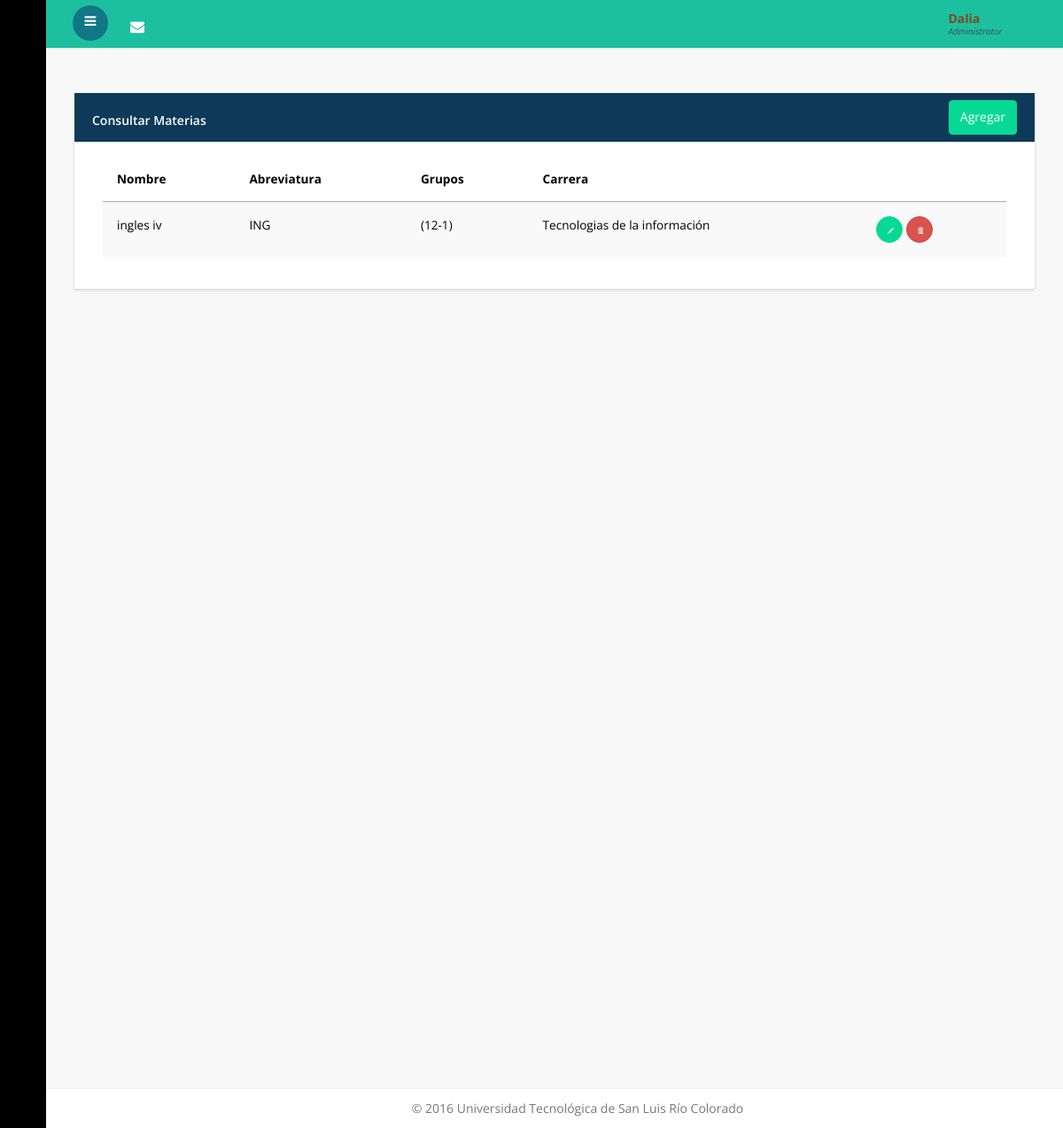
The app's page /materias/consultar, older data.
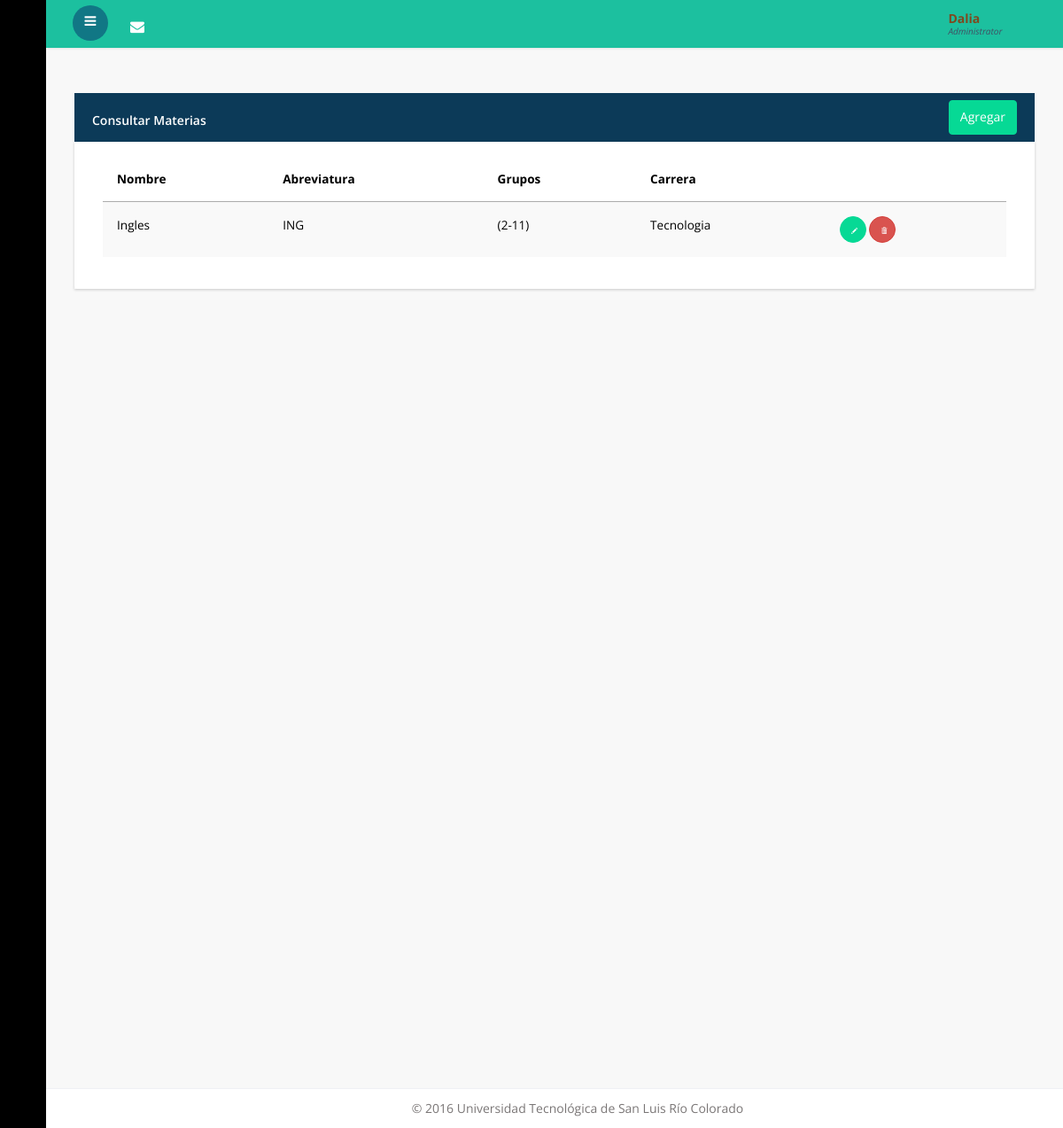
The same page, newer data.
### main/models.py (models this page shows, shortened)
class Materia(models.Model):
	Nombre = models.CharField(null=False, max_length=100)
	Abrev_materia = models.CharField("Abreviatura",null=True, max_length=10)
	Grupos = models.ManyToManyField(Grupo)
	Carrera = models.ForeignKey(Carrera,null=True)

class Grupo(models.Model):
	Grupo = models.CharField(null=True, max_length=100)
	Cuatrimestre = models.IntegerField(null=False,default=0)

class Carrera(models.Model):
	Nombre = models.CharField(null=False, max_length=100)
	Abrev_carrera = models.CharField("Abreviatura",null=False, max_length=10)

### main/views.py (the view)
# urls.py: url(r'^materias/consultar$', views.MateriaConsultar, name='materia_consultar'),
def MateriaConsultar(request):
    materias = models.Materia.objects.all().order_by('Nombre')
    return render(request, 'Administrativo/materias/consultar.html', {'materias' : materias})

### templates/administrativo/materias/consultar.html (shortened to what this page needs)
{% extends 'base_admin.html' %}
{% load bootstrap3 %}
{% block body %}
<div class="panel panel-ut" data-widget="{&quot;draggable&quot;: &quot;false&quot;}" data-widget-static="">
    <div class="panel-heading">
        Consultar Materias
         <a href="{% url 'main:materia_alta' %}" style="margin-top: -13px" class="btn btn-warning warning_22 pull-right">Agregar</a>
    </div>
    <div class="panel-body no-padding" style="display: block;">
        <table class="table table-striped">
            <thead >
            <tr>
                <th>Nombre</th>
                <th>Abreviatura</th>
                <th>Grupos</th>
                <th>Carrera</th>
                <th></th>
            </tr>
            </thead>
            <tbody>
                {% for materia in materias %}
                    <tr>
                        <td>{{ materia.Nombre }} </td>
                        <td>{{ materia.Abrev_materia }} </td>
                        <td>
                            {% for grupo  in materia.Grupos.all %}
                                ({{grupo.Cuatrimestre}}-{{grupo.Grupo}})
                            {% endfor %}
                        </td>
                        <td>{{ materia.Carrera.Nombre }} </td>
                        <td>
                            <button type="button" class="btn btn-warning btn-circle" onclick="window.location='{% url 'main:materia_editar' id=materia.id %}'"><i class="glyphicon glyphicon-pencil"></i>
                            </button>
                            <button type="button" class="btn btn-danger btn-circle" class="alert btn btn-danger btn-circle" data-toggle="confirm" data-title="Desea eliminar materia?" onclick="{% url 'main:materia_eliminar' id=materia.id %}"><i class="glyphicon glyphicon-trash"></i></button>
                        </td>
                    </tr>
                      {% empty %}
                            <div class="alert alert-dismissible alert-warning">
                            <button type="button" class="close" data-dismiss="alert">×</button>
                            <h4>No hay Materias registradas aun!</h4>
                            <p>Para agregar una materia, por favor presione "Agregar"</p>
                            </div>
                {% endfor %}
            </tbody>
        </table>
    </div>
</div>
{% endblock %}

### templates/base_admin.html (shortened to what this page needs)
﻿{% load bootstrap3 %}
{% load staticfiles %}
<!DOCTYPE HTML>
<html>
<head>
<link href="{% static 'css/bootstrap.min.css' %}" rel='stylesheet' type='text/css' />
<link href="{% static 'css/style.css' %}" rel='stylesheet' type='text/css' />
<link href="{% static 'css/font-awesome.min.css' %}" rel="stylesheet"/>
<link rel="stylesheet" href="{% static 'css/icon-font.min.css' %}" type='text/css' />
<link href="{% static 'css/animate.css' %}" rel="stylesheet" type="text/css" media="all"/>
</head>
 <body class="sticky-header left-side-collapsed"  onload="initMap()">
    <section>
        <div class="left-side sticky-left-side">
            <div class="logo-icon text-center">
                <a href="{% url 'main:admin_main' %}"><i class="lnr lnr-home"></i></a>
            </div>
            <div class="left-side-inner">
                    <ul class="nav nav-pills nav-stacked custom-nav">
                        <li><a href="{% url 'main:admin_main' %}"><i class="lnr lnr-power-switch"></i><span>Dashboard</span></a></li>
                        <li class="menu-list">
                        <a href="#"><i class="lnr lnr-cog"></i>
                            <span>Configuración</span></a>
                        </li>
                        <li><a href="#" ><i class="lnr lnr-chart-bars"></i><span>Reportes</span></a></li>
                        <li><a href="{% url 'main:carrera_consultar' %}" ><i class="lnr lnr-map"></i><span>Carreras</span></a></li>
                        <li><a href="{% url 'main:grupo_consultar' %}" ><i class="lnr lnr-users"></i><span>Grupos</span></a></li>
                        <li><a href="{% url 'main:materia_consultar' %}" ><i class="lnr lnr-book"></i><span>Materia</span></a></li>
                        <li><a href="{% url 'main:jefe_carrera_consultar' %}"><i class="lnr lnr-briefcase"></i><span>Jefes de carrera</span></a></li>
                        <li><a href="{% url 'main:maestro_consultar' %}" ><i class="lnr lnr-license"></i><span>Maestros</span></a></li>
                        <li><a href="{% url 'main:tutor_consultar' %}" ><i class="lnr lnr-star"></i><span>Tutores</span></a></li>
                        <li><a href="{% url 'main:alumno_consultar' %}" ><i class="lnr lnr-graduation-hat"></i><span>Alumnos</span></a></li>
                    </ul>
            </div>
        </div>
        <div class="main-content main-content2 main-content2copy">
            <div class="header-section">
            <a class="toggle-btn  menu-collapsed"><i class="fa fa-bars"></i></a>
            <div class="menu-right">
                <div class="user-panel-top">
                    <div class="profile_details_left">
                        <ul class="nofitications-dropdown">
                            <li class="dropdown">
                                <a href="#" class="dropdown-toggle" data-toggle="dropdown" aria-expanded="false"><i class="fa fa-envelope "></i></a>
                            </li>
                            <div class="clearfix"></div>
                        </ul>
                    </div>
                    <div class="profile_details">
                        <ul>
                            <li class="dropdown profile_details_drop">
                                <a href="#" class="dropdown-toggle" data-toggle="dropdown" aria-expanded="false">
                                    <div class="profile_img">
                                         <div class="user-name">
                                            <p>Dalia<span> Administrator </span></p>
                                         </div>
                                         <i class="lnr lnr-chevron-down"></i>
                                        <div class="clearfix"></div>
                                    </div>
                                </a>
                            </li>
                            <div class="clearfix"> </div>
                        </ul>
                    </div>
                    <div class="clearfix"></div>
                </div>
            </div>
            </div>
        <div id="page-wrapper">
            <div class="graphs">
                <div class="row">
                   <div class="col-lg-12">
                            {% block body %}{% endblock %}
                    </div>
                </div>
            </div>
        </div>
            <footer>
               <p>© 2016 Universidad Tecnológica de San Luis Río Colorado</p>
            </footer>
        </div>
    </section>
</body>
</html>

Row changes from the older to the newer data that the page shows:
removed Materia: Nombre "ingles iv", Abrev_materia "ING", Carrera.Nombre "Tecnologias de la información"
removed Grupo: Cuatrimestre "12", Grupo "1", shown under "ingles iv"
added Materia: Nombre "Ingles", Abrev_materia "ING", Carrera.Nombre "Tecnologia"
added Grupo: Cuatrimestre "2", Grupo "11", shown under "Ingles"
